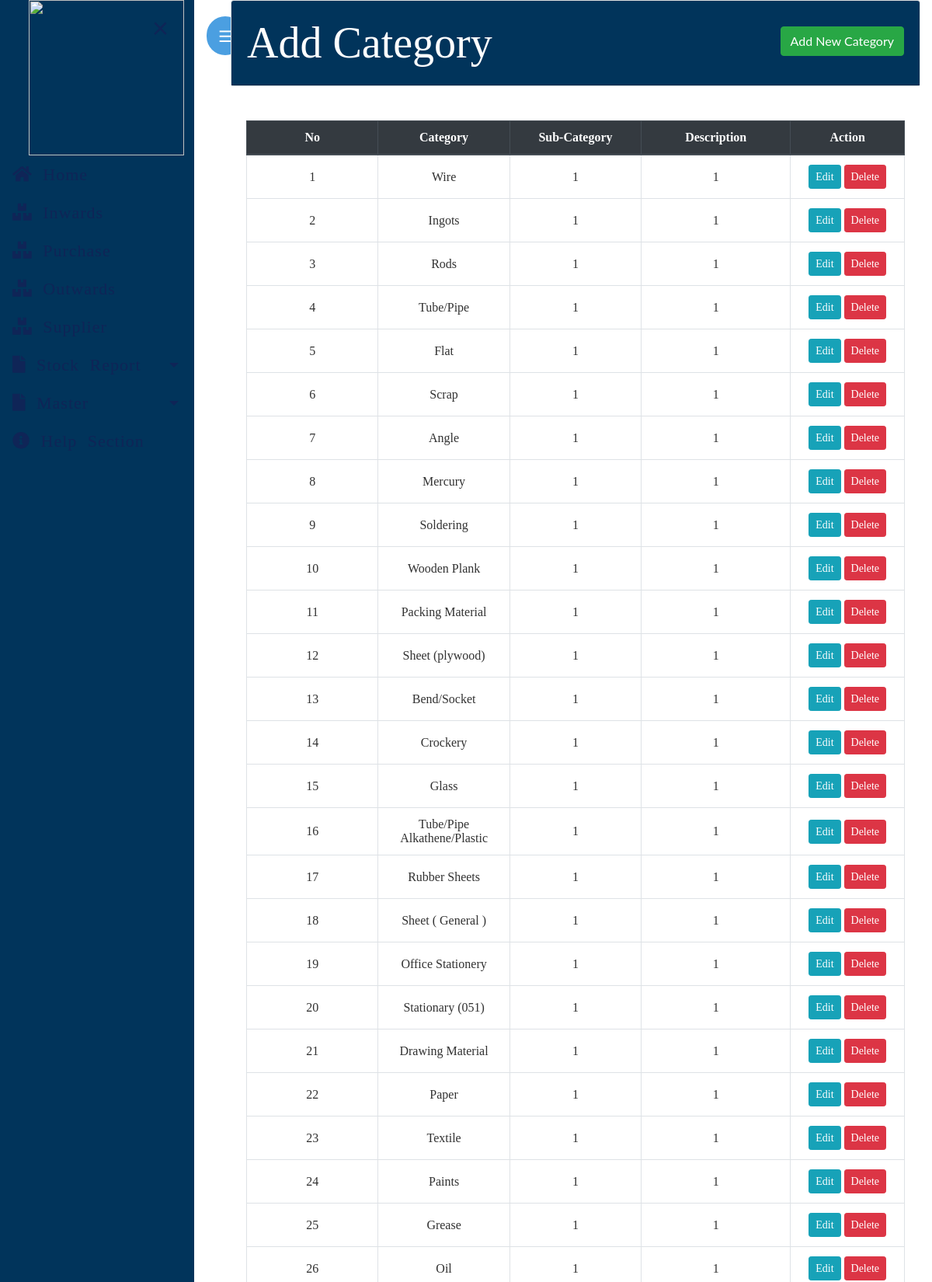
The page /inventory/Master/ (upper part) on the database its author committed.
### imdapp/models.py (models this page shows, shortened)
class Category(models.Model):
    id=models.IntegerField(primary_key=True)
    category=models.CharField(max_length=255)
    subcategory=models.CharField(max_length=255)
    description=models.TextField(max_length=255)
    is_deleted=models.BooleanField(default=False)
    class Meta:
        db_table='Category'

### imdapp/views.py (the view)
# urls.py: path('Master/', views.categorylist, name='category-list'),
def categorylist(request):
    queryset=Category.objects.all()
    context = {
        "queryset":queryset
    }
    return render(request,"Master/category_list.html",context)

### imdapp/templates/Master/category_list.html (shortened to what this page needs)
{% extends "base.html" %}
{% load widget_tweaks %}
{% block content %}
<div class="card text-left">
      <div class="card-header" style="background-color:#01345B">
        <div class="row" style="color: white; font-style: bold; font-size: 3.5rem">
        <div class="col-md-8" style="font-family: 'Alkalami'" >Add Category</div>
        <div class="col-md-4">
            <div style="float:right; margin-top:8%">
                <a class="btn btn-success" href="{% url 'addcategory' %}">Add New Category</a>
            </div>
        </div>
        </div>
      </div>
</div>
    <br>
      <div class="card-body" style="font-family: 'Alkalami'">
    <table class="table table-css table-hover table-bordered">
        <thead class="thead-dark align-middle">
            <tr>
                <th width="20%">No</th>
                <th width="20%">Category</th>
                <th width="20%">Sub-Category</th>
                <th width="20">Description</th>
                <th width="30">Action</th>
            </tr>
        </thead>
{% if queryset %}
        <tbody>
            {% for category in queryset %}
            <tr>
                <td class="align-middle"> {{ forloop.counter}} </td>
                <td class="align-middle"> {{ category.category }} </td>
                <td class="align-middle"> {{ category.subcategory }} </td>
                <td class="align-middle"> {{ category.description }} </td>
                 <td class="align-middle">
                        <a href="{% url 'update-category' category.pk %}" class="btn btn-info btn-sm">Edit</a>
                        <a href="{% url 'delete-category' category.pk %}" class="btn btn-danger btn-sm"> Delete</a>
                    </td>
            </tr>
                {% endfor %}
        </tbody>
    </table>
      </div>
{% else %}
    <br><br><br><br><br><br><br><br>
    <div style="color: #575757; font-style: bold; font-size: 1.5rem; text-align: center;">The records are empty. Please try adding some.</div>
{% endif %}
{% endblock content %}

### homepage/static/css/main.css (style rules this page uses)
body, html { height: 100%; }
a { color: #55b159; }
.table-css { color: #313131; }
.align-middle { text-align: center; }

### homepage/templates/base.html (style rules this page uses)
body { font-family: "Lato", sans-serif; }

### rows shown on the page
Category: category "Wire", subcategory "1", description "1"
Category: category "Ingots", subcategory "1", description "1"
Category: category "Rods", subcategory "1", description "1"
Category: category "Tube/Pipe", subcategory "1", description "1"
Category: category "Flat", subcategory "1", description "1"
Category: category "Scrap", subcategory "1", description "1"
Category: category "Angle", subcategory "1", description "1"
Category: category "Mercury", subcategory "1", description "1"
Category: category "Soldering", subcategory "1", description "1"
Category: category "Wooden Plank", subcategory "1", description "1"
Category: category "Packing Material", subcategory "1", description "1"
Category: category "Sheet (plywood)", subcategory "1", description "1"
Category: category "Bend/Socket", subcategory "1", description "1"
Category: category "Crockery", subcategory "1", description "1"
Category: category "Glass", subcategory "1", description "1"
Category: category "Tube/Pipe Alkathene/Plastic", subcategory "1", description "1"
Category: category "Rubber Sheets", subcategory "1", description "1"
Category: category "Sheet ( General )", subcategory "1", description "1"
Category: category "Office Stationery", subcategory "1", description "1"
Category: category "Stationary (051)", subcategory "1", description "1"
Category: category "Drawing Material", subcategory "1", description "1"
Category: category "Paper", subcategory "1", description "1"
Category: category "Textile", subcategory "1", description "1"
Category: category "Paints", subcategory "1", description "1"
Category: category "Grease", subcategory "1", description "1"
Category: category "Oil", subcategory "1", description "1"
